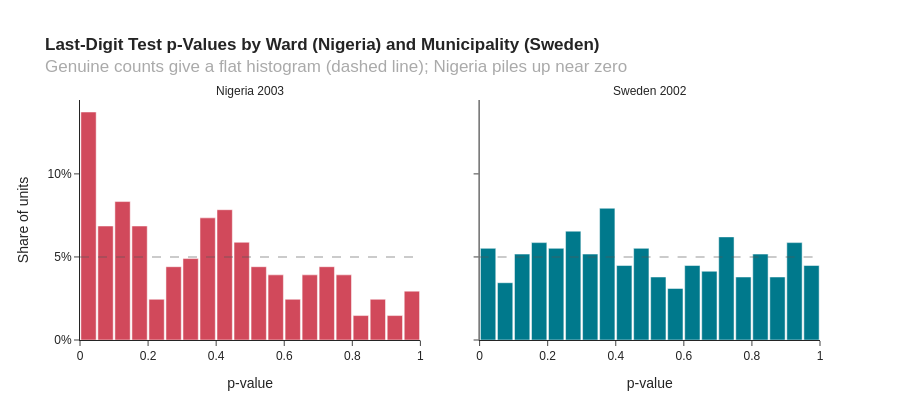

Here is the notebook cell this chart was saved with:
### Code cell
bin_edges = np.linspace(0, 1, 21)


def pvalue_bins(p_values, election):
    shares, _ = np.histogram(p_values, bins=bin_edges)
    return pd.DataFrame({'p-value bin': bin_edges[:-1] + 0.025, 'share': shares / shares.sum(), 'Election': election})


pvalue_df = pd.concat([
    pvalue_bins(nga_wards['p_value'], 'Nigeria 2003'),
    pvalue_bins(swe_munis['p_value'], 'Sweden 2002'),
])

fig = px.bar(
    pvalue_df,
    x='p-value bin',
    y='share',
    color='Election',
    facet_col='Election',
    facet_col_spacing=0.08,
    color_discrete_map=COUNTRY_COLORS,
    height=420,
    title='<b>Last-Digit Test p-Values by Ward (Nigeria) and Municipality (Sweden)</b><br>'
          '<span style="color: #aaa">Genuine counts give a flat histogram (dashed line); Nigeria piles up near zero</span>',
)
fig.add_hline(y=0.05, line_dash='dash', line_color='#555555', line_width=2)
fig.for_each_annotation(lambda a: a.update(text=a.text.split('=')[-1]))
fig.update_traces(width=0.045)
fig.update_xaxes(title_text='p-value')
fig.update_yaxes(title_text=None, tickformat=',.0%')
fig.update_yaxes(title_text='Share of units', col=1)
fig.update_layout(showlegend=False)
fig.show()

### Figure 1 — Plotly figure (JSON) as saved in the notebook; plotly's stock layout.template omitted (floating-point values rounded to 4 significant figures)
{"data": [{"hovertemplate": "Election=Nigeria 2003<br>p-value bin=%{x}<br>share=%{y}<extra></extra>", "legendgroup": "Nigeria 2003", "marker": {"color": "#D1495B", "pattern": {"shape": ""}}, "name": "Nigeria 2003", "orientation": "v", "showlegend": true, "textposition": "auto", "type": "bar", "width": 0.045, "x": [0.025, 0.075, 0.125, 0.175, 0.225, 0.275, 0.325, 0.375, 0.425, 0.475, 0.525, 0.575, 0.625, 0.675, 0.725, 0.775, 0.825, 0.875, 0.925, 0.975], "xaxis": "x", "y": [0.1373, 0.06863, 0.08333, 0.06863, 0.02451, 0.04412, 0.04902, 0.07353, 0.07843, 0.05882, 0.04412, 0.03922, 0.02451, 0.03922, 0.04412, 0.03922, 0.01471, 0.02451, 0.01471, 0.02941], "yaxis": "y"}, {"hovertemplate": "Election=Sweden 2002<br>p-value bin=%{x}<br>share=%{y}<extra></extra>", "legendgroup": "Sweden 2002", "marker": {"color": "#00798C", "pattern": {"shape": ""}}, "name": "Sweden 2002", "orientation": "v", "showlegend": true, "textposition": "auto", "type": "bar", "width": 0.045, "x": [0.025, 0.075, 0.125, 0.175, 0.225, 0.275, 0.325, 0.375, 0.425, 0.475, 0.525, 0.575, 0.625, 0.675, 0.725, 0.775, 0.825, 0.875, 0.925, 0.975], "xaxis": "x2", "y": [0.05517, 0.03448, 0.05172, 0.05862, 0.05517, 0.06552, 0.05172, 0.07931, 0.04483, 0.05517, 0.03793, 0.03103, 0.04483, 0.04138, 0.06207, 0.03793, 0.05172, 0.03793, 0.05862, 0.04483], "yaxis": "y2"}], "layout": {"annotations": [{"showarrow": false, "text": "Nigeria 2003", "x": 0.23, "xanchor": "center", "xref": "paper", "y": 1.0, "yanchor": "bottom", "yref": "paper"}, {"showarrow": false, "text": "Sweden 2002", "x": 0.77, "xanchor": "center", "xref": "paper", "y": 1.0, "yanchor": "bottom", "yref": "paper"}], "barmode": "relative", "height": 420, "legend": {"title": {"text": "Election"}, "tracegroupgap": 0}, "shapes": [{"line": {"color": "#555555", "dash": "dash", "width": 2}, "type": "line", "x0": 0, "x1": 1, "xref": "x domain", "y0": 0.05, "y1": 0.05, "yref": "y"}, {"line": {"color": "#555555", "dash": "dash", "width": 2}, "type": "line", "x0": 0, "x1": 1, "xref": "x2 domain", "y0": 0.05, "y1": 0.05, "yref": "y2"}], "showlegend": false, "title": {"text": "<b>Last-Digit Test p-Values by Ward (Nigeria) and Municipality (Sweden)</b><br><span style=\"color: #aaa\">Genuine counts give a flat histogram (dashed line); Nigeria piles up near zero</span>"}, "xaxis": {"anchor": "y", "domain": [0.0, 0.46], "title": {"text": "p-value"}}, "xaxis2": {"anchor": "y2", "domain": [0.54, 1.0], "matches": "x", "title": {"text": "p-value"}}, "yaxis": {"anchor": "x", "domain": [0.0, 1.0], "tickformat": ",.0%", "title": {"text": "Share of units"}}, "yaxis2": {"anchor": "x2", "domain": [0.0, 1.0], "matches": "y", "showticklabels": false, "tickformat": ",.0%"}}}
